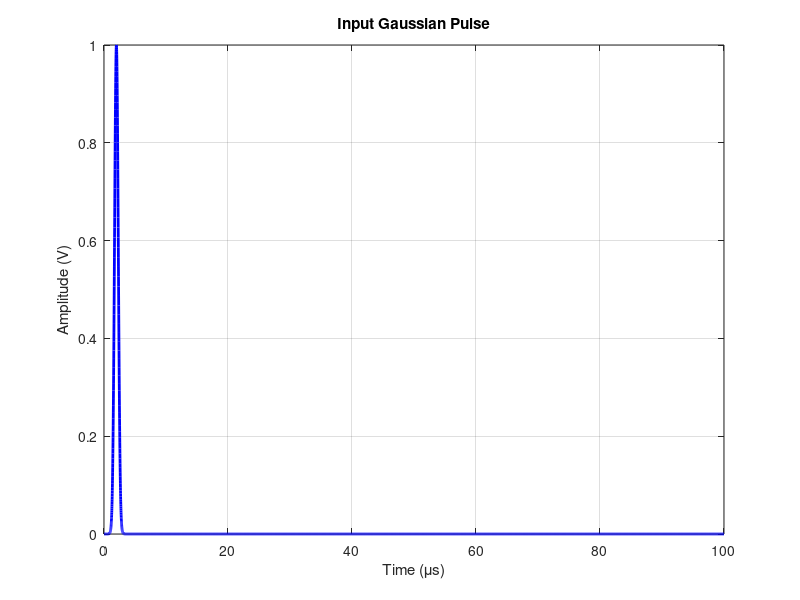

Reproduce this figure in MATLAB. (Note: this script raises an error after producing the figure.)
clear all; close all; clc;

%% Time setup
dt = 1e-8;              % Time step (1 nanosecond)
t_max = 100e-6;           % Total time (5 microseconds)
t = 0:dt:t_max;         % Time vector

%% Gaussian pulse parameters
V0 = 1;                 % Peak amplitude (1 Volt)
t0 = 2e-6;              % Center time (2 microseconds)
sigma = 0.3e-6;         % Standard deviation (0.3 microseconds)

%% Generate Gaussian pulse
v_in = V0 * exp(-((t - t0).^2) / (2 * sigma^2));

%% Plot input signal
figure;
plot(t*1e6, v_in, 'b-', 'LineWidth', 2);
grid on;
xlabel('Time (\mus)');
ylabel('Amplitude (V)');
title('Input Gaussian Pulse');

%% Convert to frequency domain using FFT
%{
N = length(t);              % Number of time points
V_freq = fft(v_in);         % FFT of input signal

% Create frequency vector
df = 1/t_max;               % Frequency resolution
f = (0:N-1) * df;           % Frequency vector 
%}
[f,V_freq]=fourier(t,v_in);

%% Plot frequency spectrum
figure;
plot(f/1e6, abs(V_freq), 'r-', 'LineWidth', 2);
%plot(f/1e6, real(V_freq), 'r-', 'LineWidth', 2);
grid on;
xlabel('Frequency (MHz)');
ylabel('Magnitude');
title('Frequency Spectrum of Gaussian Pulse');
xlim([0 50]);  

%% Physical constants
mu_0 = 4*pi*1e-7;           % Permeability of free space 
eps_0 = 8.854e-12;          % Permittivity of free space 
Z_0 = sqrt(mu_0/eps_0);     % Impedance of free space 

%% Copper shield properties
sigma_copper = 5.96e7;             % Conductivity 
mu_r = 1;                   % Relative permeability
eps_r = 1;                  % Relative permittivity
thickness = 0.5*1e-3;           % Shield thickness 
%%  Shield transfer function H(f)
% Create frequency vector with negative frequencies properly identified
f_sym = f;                                                 % Start with standard frequency vector [0, df, 2df, ..., (N-1)df]
%f_sym(f_sym > 1/(2*dt)) = f_sym(f_sym > 1/(2*dt)) - 1/dt;  % Now f_sym = [0, df, ..., fs/2, -fs/2, ..., -2df, -df] (properly unwrapped)
%f_sym(f_sym > 1/(2*dt)) = f_sym(f_sym > 1/(2*dt)) - 1/dt -df;  % Now f_sym = [0, df, ..., fs/2, -fs/2, ..., -2df, -df] (properly unwrapped)

% Angular frequency using abs(f_sym) for symmetric transfer function
omega = 2*pi*f_sym;
%omega = 2*pi*abs(f_sym);               % Use absolute value so +100MHz and -100MHz get same |H|
                                       % Without abs(): we'd only apply correct physics to positive freqs, output amplitude cut in half!
%omega(omega < 2*pi*1e-6) = 2*pi*1e-6;  % Avoid division by zero at DC and near-zero freqs
omega(abs(omega) < 2*pi*1e-6) = 2*pi*1e-6;  % Avoid division by zero at DC and near-zero freqs

% Material properties
mu = mu_r * mu_0;              % Absolute permeability (H/m)
eps = eps_r * eps_0;           % Absolute permittivity (F/m)

% Complex propagation constant (accounts for both conduction and displacement currents)
gamma = sqrt(1j*omega*mu.*(sigma_copper + 1j*omega*eps));

% Intrinsic impedance of shield material
Z_s = sqrt(1j*omega*mu./(sigma_copper + 1j*omega*eps));

% Schelkunoff's shielding theory: accounts for multiple reflections
% Reflection coefficient at air-shield interface
rho_01 = (Z_s - Z_0)./(Z_s + Z_0);

% Transmission coefficients
tau_01 = 2*Z_s./(Z_s + Z_0);    % Air to shield
tau_10 = 2*Z_0./(Z_s + Z_0);    % Shield to air

% Attenuation through shield thickness
A = exp(-gamma*thickness);

% Complete transfer function including reflections and transmission
% Denominator accounts for infinite series of internal reflections
H = (tau_01 .* tau_10 .* A) ./ (1 - rho_01.^2 .* A.^2);

% Diagnostic output
fprintf('=== Physical Parameters ===\n');
fprintf('Z_0 = %.2f Ohms\n', Z_0);
fprintf('Max |H| = %.6e (at low frequencies)\n', max(abs(H)));
fprintf('Min |H| = %.6e (at high frequencies)\n', min(abs(H)));
fprintf('Z_s at 1 MHz = %.6e Ohms\n\n', abs(Z_s(100)));

%%  Plot transfer function 
figure;
subplot(2,1,1);
%semilogx(f/1e6, abs(H), 'b-', 'LineWidth', 2);
%loglog(f/1e6, abs(H), 'b-', 'LineWidth', 2);
%semilogy(f/1e6, abs(H), 'b-', 'LineWidth', 2);
semilogy(f_sym/1e6,abs(H), 'b-', 'LineWidth', 2);
%plot(f_sym/1e6,real(H), 'b-', 'LineWidth', 2);
%plot(f_sym/1e6,imag(H), 'b-', 'LineWidth', 2);
grid on;
xlabel('Frequency (MHz)');
ylabel('|H(f)|');
title('Transfer Function Magnitude');
%xlim([0.1 500]);

subplot(2,1,2);
SE_dB = -20*log10(abs(H));
%semilogx(f/1e6, SE_dB, 'r-', 'LineWidth', 2);
plot(f_sym/1e6, SE_dB, 'r-', 'LineWidth', 2);
grid on;
xlabel('Frequency (MHz)');
ylabel('Shielding Effectiveness (dB)');
title('Shielding Effectiveness');
%xlim([0.1 500]);
%ylim([0 500]);

%% Multiplication in frequency domain
V_out_freq = V_freq .* H;   % Multiply input spectrum by transfer function

%% Convert back to time domain
%v_out = ifft(V_out_freq);     % IFFT to get time-domain output
%v_out = v_out - mean(v_out);        % Remove DC offset
%v_out = ifft(V_out_freq);          % Without real()

[t2,v_out]=invfourier(f,V_out_freq);

%fprintf('Max imaginary part: %.6e\n', max(abs(imag(v_out))));

% Check the output statistics
fprintf('Output mean (DC offset): %.6e V\n', mean(v_out));
fprintf('Output max: %.6e V\n', max(v_out));
fprintf('Output min: %.6e V\n', min(v_out));
fprintf('Output peak-to-peak: %.6e V\n', max(v_out) - min(v_out));

%% Plot input vs output
figure;
plot(t*1e6, v_in, 'b-', 'LineWidth', 2, 'DisplayName', 'Input');
hold on;
plot(t2*1e6, v_out, 'r-', 'LineWidth', 2, 'DisplayName', 'Output');
grid on;
xlabel('Time (\mus)');
ylabel('Amplitude (V)');
title('Gaussian Pulse: Input vs Output (after 1mm Copper Shield)');
legend('Location', 'best');
%xlim([0 5]);

figure;
plot(t2*1e6, v_out, 'r-', 'LineWidth', 2);
grid on;
xlabel('Time (\mus)');
ylabel('Amplitude (V)');
title('Output Signal (DC removed, Zoomed In)');
%xlim([0 5]);

%%  Final comparison
figure;
subplot(2,1,1);
plot(t*1e6, v_in, 'b-', 'LineWidth', 2);
grid on;
xlabel('Time (\mus)');
ylabel('Amplitude (V)');
title('Input: Gaussian Pulse');
%xlim([0 5]);

subplot(2,1,2);
plot(t2*1e6, v_out, 'r-', 'LineWidth', 2);
grid on;
xlabel('Time (\mus)');
ylabel('Amplitude (V)');
title('Output: After 1mm Copper Shield');
%xlim([0 5]);

sgtitle('Schelkunoff Shielding: Output vs Intput', 'FontSize', 14, 'FontWeight', 'bold');
